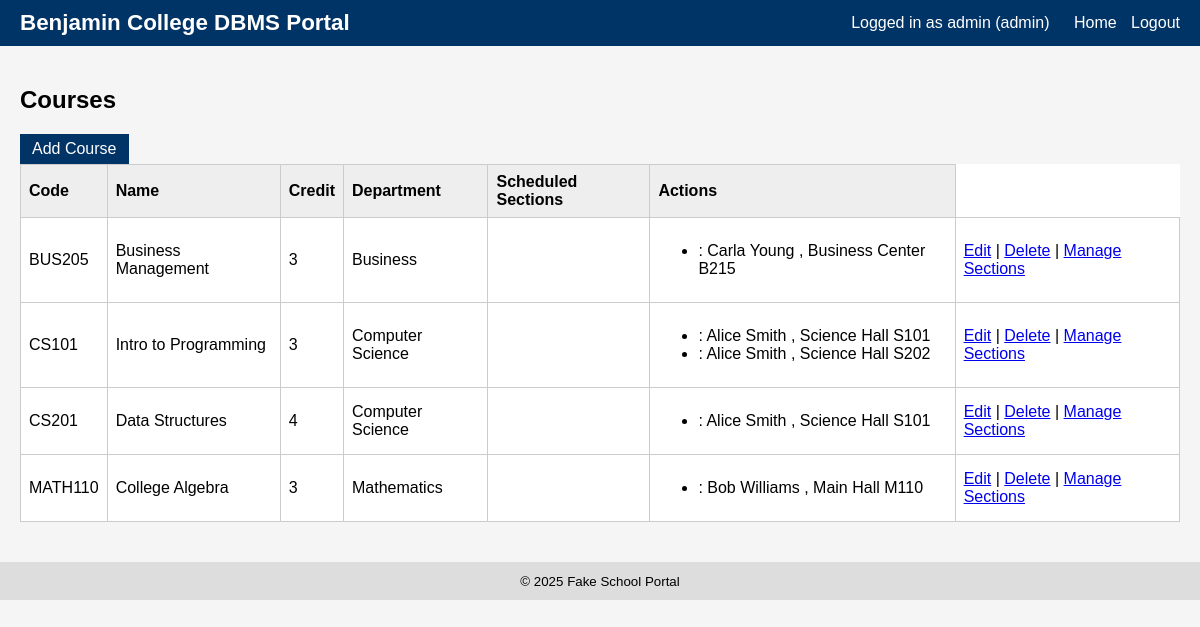
The page /admin/courses (signed in) on the database its author committed.
### tables this page shows
CREATE TABLE Course (
    course_id INTEGER PRIMARY KEY AUTOINCREMENT,
    course_code TEXT NOT NULL UNIQUE,
    course_name TEXT NOT NULL,
    credit INTEGER,
    department_id INTEGER,
    FOREIGN KEY (department_id) REFERENCES Department(department_id)
);

CREATE TABLE Department (
    department_id INTEGER PRIMARY KEY AUTOINCREMENT,
    department_name TEXT NOT NULL UNIQUE
);

CREATE TABLE CourseSelection (
    selection_id INTEGER PRIMARY KEY AUTOINCREMENT,
    course_id INTEGER NOT NULL,
    instructor_id INTEGER,
    room_id INTEGER,
    capacity INTEGER DEFAULT 30,
    FOREIGN KEY (course_id) REFERENCES Course(course_id),
    FOREIGN KEY (instructor_id) REFERENCES Employee(employee_id),
    FOREIGN KEY (room_id) REFERENCES Room(room_id)
);

CREATE TABLE Building (
    building_id INTEGER PRIMARY KEY AUTOINCREMENT,
    building_name TEXT NOT NULL UNIQUE
);

CREATE TABLE Room (
    room_id INTEGER PRIMARY KEY AUTOINCREMENT,
    room_number TEXT NOT NULL,
    building_id INTEGER NOT NULL,
    FOREIGN KEY (building_id) REFERENCES Building(building_id)
);

### app.py (the view)
@app.route("/admin/courses")
@login_required(role="admin")
def admin_courses():
    db = get_db()
    courses = db.execute(
        """
        SELECT c.*, d.department_name
        FROM Course c
        JOIN Department d ON c.department_id = d.department_id
        ORDER BY c.course_code
        """
    ).fetchall()
    sections_raw = db.execute(
        """
        SELECT cs.selection_id,
               cs.course_id,
               cs.capacity,
               e.first_name || ' ' || e.last_name AS instructor_name,
               b.building_name,
               r.room_number
        FROM CourseSelection cs
        LEFT JOIN Employee e ON cs.instructor_id = e.employee_id
        LEFT JOIN Room r ON cs.room_id = r.room_id
        LEFT JOIN Building b ON r.building_id = b.building_id
        ORDER BY cs.course_id, cs.selection_id
        """
    ).fetchall()
    sections = attach_meeting_labels(db, sections_raw)
    section_map = {}
    for s in sections:
        section_map.setdefault(s["course_id"], []).append(s)
    return render_template(
        "courses.html",
        courses=courses,
        section_map=section_map
    )

### app.py (called while the page is built)
def get_db():
    if "db" not in g:
        g.db = sqlite3.connect(DATABASE)
        g.db.row_factory = sqlite3.Row
    return g.db

def get_section_schedule(db, selection_id):
    return db.execute(
        """
        SELECT day_code, start_time, end_time
        FROM CourseSchedule
        WHERE selection_id = ?
        """,
        (selection_id,),
    ).fetchall()

def build_meeting_label(rows):
    if not rows:
        return ""
    rows_sorted = sorted(rows, key=lambda r: DAY_ORDER.get(r["day_code"], 99))
    days = [r["day_code"] for r in rows_sorted]
    start_time = rows_sorted[0]["start_time"]
    end_time = rows_sorted[0]["end_time"]
    day_str = "".join(days)
    return f"{day_str} {start_time}-{end_time}"

def attach_meeting_labels(db, rows):
    out = []
    for row in rows:
        selection_id = row["selection_id"]
        sched = get_section_schedule(db, selection_id)
        label = build_meeting_label(sched)
        d = dict(row)
        d["meeting_label"] = label
        out.append(d)
    return out

def login_required(role=None):
    def decorator(view):
        @wraps(view)
        def wrapped_view(**kwargs):
            if "user_id" not in session:
                return redirect(url_for("login"))
            if role and session.get("role") != role:
                flash("Unauthorized access.")
                return redirect(url_for("home"))
            return view(**kwargs)
        return wrapped_view
    return decorator

### templates/courses.html (shortened to what this page needs)
{% extends "base.html" %}
{% block content %}
<h2>Courses</h2>
<a class="button" href="{{ url_for('admin_add_course') }}">Add Course</a>
<table>
    <tr>
        <th>Code</th>
        <th>Name</th>
        <th>Credit</th>
        <th>Department</th>
        <th>Scheduled Sections</th>
        <th>Actions</th>
    </tr>
    {% for c in courses %}
    <tr>
        <td>{{ c.course_code }}</td>
        <td>{{ c.course_name }}</td>
        <td>{{ c.credit }}</td>
        <td>{{ c.department_name }}</td>
        <td>{{ c.meeting_time }}</td>
        <td>
            {% if section_map.get(c.course_id) %}
                <ul>
                    {% for s in section_map[c.course_id] %}
                    <li>
                        {% if s.instructor_name %}
                            : {{ s.instructor_name }}
                        {% endif %}
                        {% if s.building_name %}
                            , {{ s.building_name }} {{ s.room_number }}
                        {% endif %}
                    </li>
                    {% endfor %}
                </ul>
            {% else %}
                <em>No sections scheduled</em>
            {% endif %}
        </td>
        <td>
            <a href="{{ url_for('admin_edit_course', course_id=c.course_id) }}">Edit</a> |
            <a href="{{ url_for('admin_delete_course', course_id=c.course_id) }}"
               onclick="return confirm('Are you sure?');">Delete</a> |
            <a href="{{ url_for('admin_course_sections', course_id=c.course_id) }}">
                Manage Sections
            </a>
        </td>
    </tr>
    {% endfor %}
</table>
{% endblock %}

### static/style.css (style rules this page uses)
body { font-family: Arial, sans-serif; margin: 0; background: #f5f5f5; }
table { border-collapse: collapse; width: 100%; background: white; }
table th, table td { border: 1px solid #ccc; padding: 8px; text-align: left; }
table th { background: #eee; }
.button, button { display: inline-block; padding: 6px 12px; background: #003366; color: white; border: none; text-decoration: none; cursor: pointer; }

### rows shown on the page
Course: course_code "BUS205", course_name "Business Management", credit "3", department_name "Business"
CourseSelection: instructor_name "Carla Young", building_name "Business Center", room_number "B215"
Course: course_code "CS101", course_name "Intro to Programming", credit "3", department_name "Computer Science"
CourseSelection: instructor_name "Alice Smith", building_name "Science Hall", room_number "S101"
CourseSelection: instructor_name "Alice Smith", building_name "Science Hall", room_number "S202"
Course: course_code "CS201", course_name "Data Structures", credit "4", department_name "Computer Science"
CourseSelection: instructor_name "Alice Smith", building_name "Science Hall", room_number "S101"
Course: course_code "MATH110", course_name "College Algebra", credit "3", department_name "Mathematics"
CourseSelection: instructor_name "Bob Williams", building_name "Main Hall", room_number "M110"

### other values the page prints
{{ session.get('username') }} "admin"
{{ session.get('role') }} "admin"
